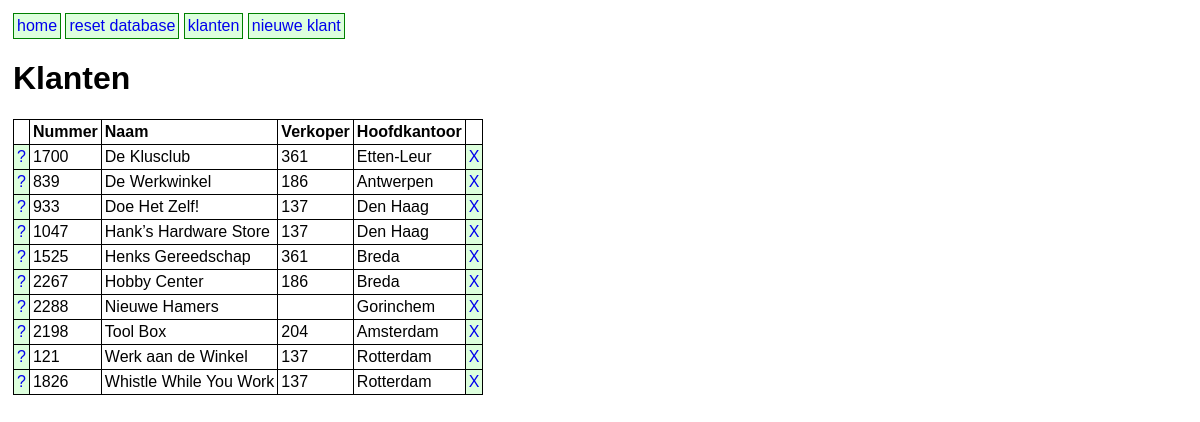
/customer-list.php, run on the app's committed database.
### tables this page shows
CREATE TABLE `Klant` (
	`KlantNr` INT NOT NULL AUTO_INCREMENT,
	`KlantNaam` varchar(40),
	`VerkNr` INT,
	`PlaatsHfdkntr` varchar(40),
	CONSTRAINT `KlantPK` PRIMARY KEY (`KlantNr`),
	CONSTRAINT `KlantVerkoper` FOREIGN KEY (`VerkNr`) REFERENCES `Verkoper` (`VerkNr`) ON UPDATE CASCADE ON DELETE RESTRICT
);

### customer-list.php (the view, shortened to what this page needs)
<?php
include 'db.php';
$sql = "SELECT * FROM Klant ORDER BY KlantNaam";
$rs = $pdo->query($sql, PDO::FETCH_OBJ);
?>
<!DOCTYPE html>
<html lang="nl">
<head>
    <link type="text/css" rel="stylesheet" href="layout.css">
</head>
<body>
    <nav>
        <a href=".">home</a>
        <a href="create-tables.php">reset database</a>
        <a href="customer-list.php">klanten</a>
        <a href="customer-new.php" title="add a record">nieuwe klant</a>
    </nav>
    <h1>Klanten</h1>
    <table>
        <tr>
            <th></th>
            <th>Nummer</th>
            <th>Naam</th>
            <th>Verkoper</th>
            <th>Hoofdkantoor</th>
            <th></th>
        </tr>
        <?php while ($row = $rs->fetch()) { ?>
            <tr>
                <td class="button"><a title="edit" href="customer-edit.php?KlantNr=<?= $row->KlantNr ?>">?</a></td>
                <td>
                    <?= $row->KlantNr ?>
                </td>
                <td>
                    <?= $row->KlantNaam ?>
                </td>
                <td>
                    <?= $row->VerkNr ?>
                </td>
                <td>
                    <?= $row->PlaatsHfdkntr ?>
                </td>
                <td class="button"><a title="delete" href="customer-delete.php?KlantNr=<?= $row->KlantNr ?>">X</a></td>
            </tr>
        <?php } ?>
    </table>
</body>
</html>

### layout.css (style rules this page uses)
* { box-sizing: border-box; font-family: sans-serif; }
body { padding: 5px; }
table, th, td { border-collapse: collapse; border: 1px solid black; }
th, td { text-align: left; padding: 3px; }
td.button { background-color: #DFD; }
td a { text-decoration: none; }
nav { display: block; margin-bottom: 12px; }
nav a, th a, button, input[type=submit] { display: inline-block; border: 1px solid green; background-color: #DFD; padding: 3px; font-size: 12pt; }
nav a { text-decoration: none; }

### data on the page
klant: KlantNr "1700", KlantNaam "De Klusclub", VerkNr "361", PlaatsHfdkntr "Etten-Leur"
klant: KlantNr "839", KlantNaam "De Werkwinkel", VerkNr "186", PlaatsHfdkntr "Antwerpen"
klant: KlantNr "933", KlantNaam "Doe Het Zelf!", VerkNr "137", PlaatsHfdkntr "Den Haag"
klant: KlantNr "1047", KlantNaam "Hank’s Hardware Store", VerkNr "137", PlaatsHfdkntr "Den Haag"
klant: KlantNr "1525", KlantNaam "Henks Gereedschap", VerkNr "361", PlaatsHfdkntr "Breda"
klant: KlantNr "2267", KlantNaam "Hobby Center", VerkNr "186", PlaatsHfdkntr "Breda"
klant: KlantNr "2288", KlantNaam "Nieuwe Hamers", PlaatsHfdkntr "Gorinchem"
klant: KlantNr "2198", KlantNaam "Tool Box", VerkNr "204", PlaatsHfdkntr "Amsterdam"
klant: KlantNr "121", KlantNaam "Werk aan de Winkel", VerkNr "137", PlaatsHfdkntr "Rotterdam"
klant: KlantNr "1826", KlantNaam "Whistle While You Work", VerkNr "137", PlaatsHfdkntr "Rotterdam"
